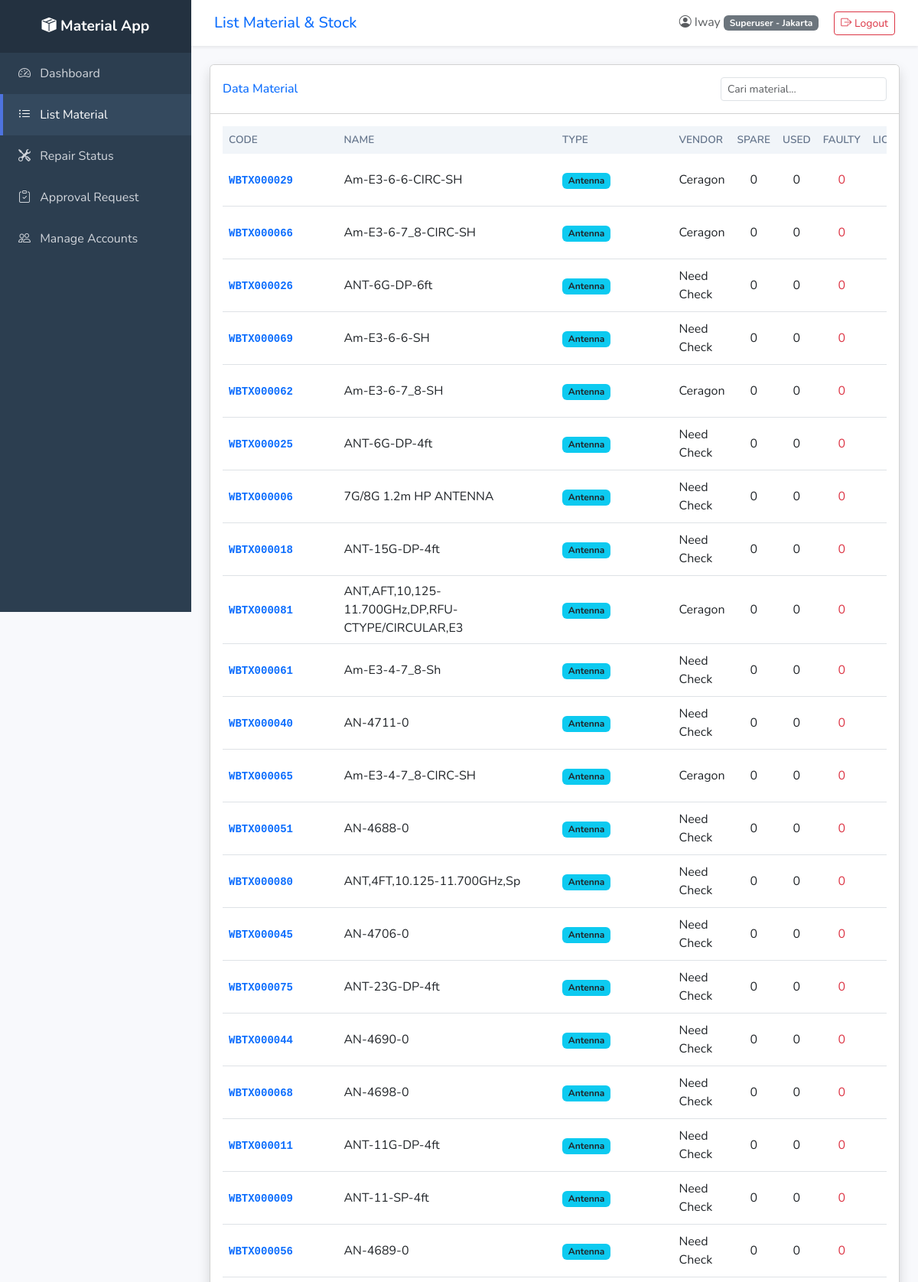
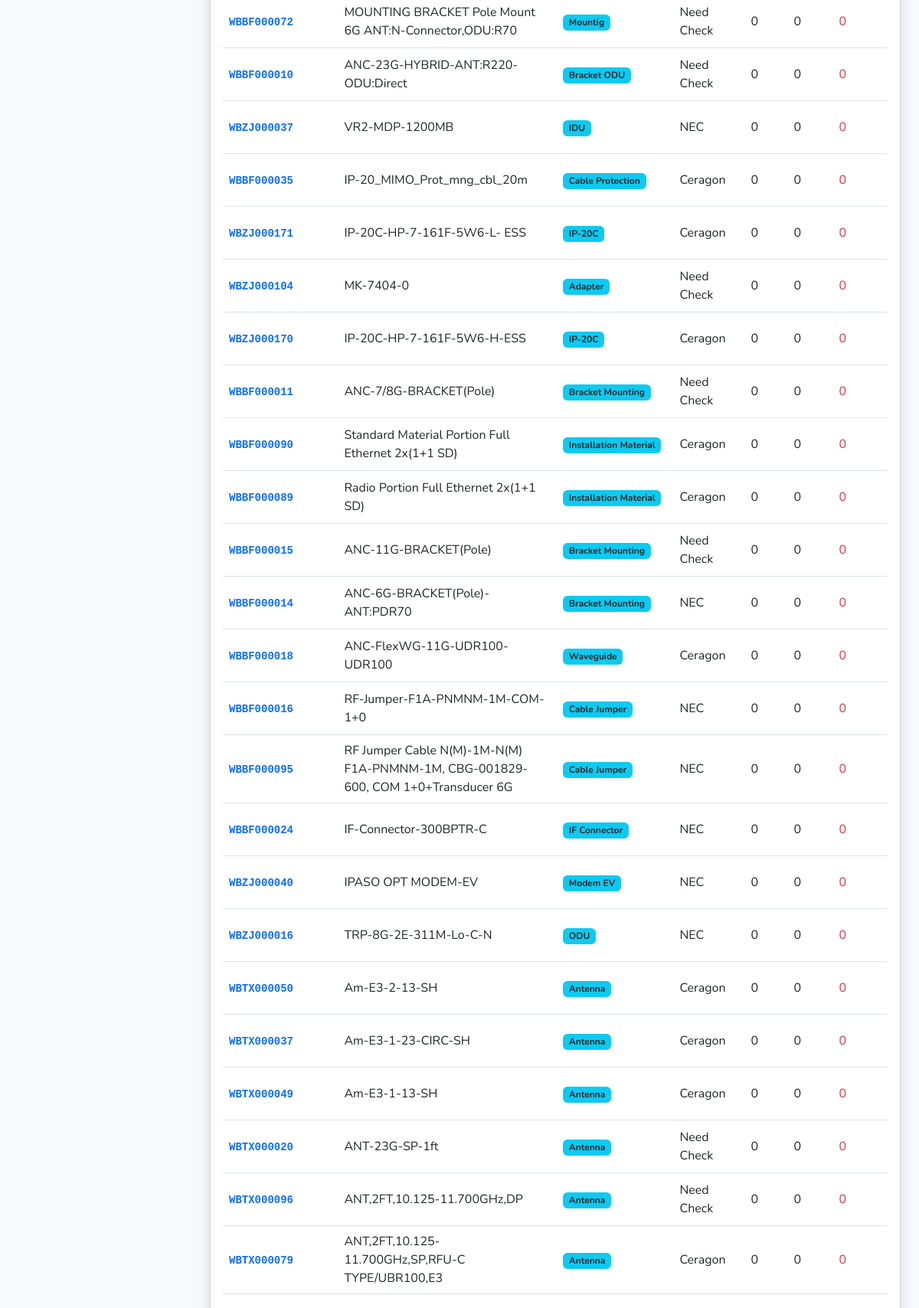
Page /materials (signed in, upper part) on the committed database (2 pictures, top to bottom).
### tables this page shows
CREATE TABLE materials (
        id INTEGER PRIMARY KEY AUTOINCREMENT,
        code TEXT, name TEXT, type TEXT, vendor TEXT,
        spare INTEGER DEFAULT 0, used INTEGER DEFAULT 0,
        faulty INTEGER DEFAULT 0, licensed INTEGER DEFAULT 0
    , remark TEXT, material_baru INTEGER DEFAULT 0, after_repair INTEGER DEFAULT 0);

### backend/routes.py (the view, shortened to what this page needs)
@main_bp.route('/materials')
@login_required
def materials():
    db = get_db()
    role = session['role']
    region = session['region']
    if role in ['Superuser', 'Jakarta']:
        mats = db.execute("SELECT * FROM materials").fetchall()
    return render_template('materials.html', mats=mats, role=role, region=region)

### backend/database.py (called while the page is built)
def get_db():
    db = getattr(g, '_database', None)
    if db is None:
        db = g._database = sqlite3.connect(DATABASE)
        db.row_factory = sqlite3.Row
    return db

### backend/routes.py (called while the page is built)
def login_required(f):
    @wraps(f)
    def decorated_function(*args, **kwargs):
        if 'user_id' not in session:
            return redirect(url_for('auth.login'))
        return f(*args, **kwargs)
    return decorated_function

### frontend/templates/materials.html (shortened to what this page needs)
{% extends 'base.html' %}
{% block page_title %}List Material & Stock{% endblock %}
{% block content %}
<div class="card shadow mb-4">
    <div class="card-header bg-white py-3 d-flex justify-content-between align-items-center">
        <h6 class="m-0 font-weight-bold text-primary">Data Material</h6>
        <input type="text" id="searchInput" class="form-control form-control-sm w-25" placeholder="Cari material...">
    </div>
    <div class="card-body">
        <div class="table-responsive">
            <table class="table table-hover align-middle" id="materialsTable">
                <thead>
                    <tr>
                        <th>Code</th>
                        <th>Name</th>
                        <th>Type</th>
                        <th>Vendor</th>
                        <th class="text-center">Spare</th>
                        <th class="text-center">Used</th>
                        <th class="text-center">Faulty</th>
                        <th class="text-center">Licensed</th>
                    </tr>
                </thead>
                <tbody>
                    {% for m in mats %}
                    <tr>
                        <td><code class="text-primary fw-bold">{{ m.code }}</code></td>
                        <td>{{ m.name }}</td>
                        <td><span class="badge bg-info text-dark">{{ m.type }}</span></td>
                        <td>{{ m.vendor }}</td>
                        <td class="text-center">{{ m.spare }}</td>
                        <td class="text-center">{{ m.used }}</td>
                        <td class="text-center text-danger">{{ m.faulty }}</td>
                        <td class="text-center text-warning">{{ m.licensed }}</td>
                    </tr>
                    {% endfor %}
                </tbody>
            </table>
        </div>
    </div>
</div>
{% endblock %}

### frontend/static/style.css (style rules this page uses)
:root { --primary-color: #4e73df; --sidebar-bg: #2c3e50; --sidebar-hover: #34495e; --content-bg: #f8f9fc; }
body { font-family: 'Nunito', 'Segoe UI', Tahoma, Geneva, Verdana, sans-serif; background-color: var(--content-bg); }
.table thead th { background-color: #f1f5f9; color: #64748b; border-bottom: none; font-weight: 600; text-transform: uppercase; font-size: 0.85rem; }

### rows in the picture
materials: code "WBTX000029", name "Am-E3-6-6-CIRC-SH", type "Antenna", vendor "Ceragon", spare "0", used "0", faulty "0"
materials: code "WBTX000066", name "Am-E3-6-7_8-CIRC-SH", type "Antenna", vendor "Ceragon", spare "0", used "0", faulty "0"
materials: code "WBTX000026", name "ANT-6G-DP-6ft", type "Antenna", vendor "Need Check", spare "0", used "0", faulty "0"
materials: code "WBTX000069", name "Am-E3-6-6-SH", type "Antenna", vendor "Need Check", spare "0", used "0", faulty "0"
materials: code "WBTX000062", name "Am-E3-6-7_8-SH", type "Antenna", vendor "Ceragon", spare "0", used "0", faulty "0"
materials: code "WBTX000025", name "ANT-6G-DP-4ft", type "Antenna", vendor "Need Check", spare "0", used "0", faulty "0"
materials: code "WBTX000006", name "7G/8G 1.2m HP ANTENNA", type "Antenna", vendor "Need Check", spare "0", used "0", faulty "0"
materials: code "WBTX000018", name "ANT-15G-DP-4ft", type "Antenna", vendor "Need Check", spare "0", used "0", faulty "0"
materials: code "WBTX000081", name "ANT,AFT,10,125-11.700GHz,DP,RFU-CTYPE/CIRCULAR,E3", type "Antenna", vendor "Ceragon", spare "0", used "0", faulty "0"
materials: code "WBTX000061", name "Am-E3-4-7_8-Sh", type "Antenna", vendor "Need Check", spare "0", used "0", faulty "0"
materials: code "WBTX000040", name "AN-4711-0", type "Antenna", vendor "Need Check", spare "0", used "0", faulty "0"
materials: code "WBTX000065", name "Am-E3-4-7_8-CIRC-SH", type "Antenna", vendor "Ceragon", spare "0", used "0", faulty "0"
materials: code "WBTX000051", name "AN-4688-0", type "Antenna", vendor "Need Check", spare "0", used "0", faulty "0"
materials: code "WBTX000080", name "ANT,4FT,10.125-11.700GHz,Sp", type "Antenna", vendor "Need Check", spare "0", used "0", faulty "0"
materials: code "WBTX000045", name "AN-4706-0", type "Antenna", vendor "Need Check", spare "0", used "0", faulty "0"
materials: code "WBTX000075", name "ANT-23G-DP-4ft", type "Antenna", vendor "Need Check", spare "0", used "0", faulty "0"
materials: code "WBTX000044", name "AN-4690-0", type "Antenna", vendor "Need Check", spare "0", used "0", faulty "0"
materials: code "WBTX000068", name "AN-4698-0", type "Antenna", vendor "Need Check", spare "0", used "0", faulty "0"
materials: code "WBTX000011", name "ANT-11G-DP-4ft", type "Antenna", vendor "Need Check", spare "0", used "0", faulty "0"
materials: code "WBTX000009", name "ANT-11-SP-4ft", type "Antenna", vendor "Need Check", spare "0", used "0", faulty "0"
materials: code "WBTX000056", name "AN-4689-0", type "Antenna", vendor "Need Check", spare "0", used "0", faulty "0"
materials: code "WBBF000072", name "MOUNTING BRACKET Pole Mount 6G ANT:N-Connector,ODU:R70", type "Mountig", vendor "Need Check", spare "0", used "0", faulty "0"
materials: code "WBBF000010", name "ANC-23G-HYBRID-ANT:R220-ODU:Direct", type "Bracket ODU", vendor "Need Check", spare "0", used "0", faulty "0"
materials: code "WBZJ000037", name "VR2-MDP-1200MB", type "IDU", vendor "NEC", spare "0", used "0", faulty "0"
materials: code "WBBF000035", name "IP-20_MIMO_Prot_mng_cbl_20m", type "Cable Protection", vendor "Ceragon", spare "0", used "0", faulty "0"
materials: code "WBZJ000171", name "IP-20C-HP-7-161F-5W6-L- ESS", type "IP-20C", vendor "Ceragon", spare "0", used "0", faulty "0"
materials: code "WBZJ000104", name "MK-7404-0", type "Adapter", vendor "Need Check", spare "0", used "0", faulty "0"
materials: code "WBZJ000170", name "IP-20C-HP-7-161F-5W6-H-ESS", type "IP-20C", vendor "Ceragon", spare "0", used "0", faulty "0"
materials: code "WBBF000011", name "ANC-7/8G-BRACKET(Pole)", type "Bracket Mounting", vendor "Need Check", spare "0", used "0", faulty "0"
materials: code "WBBF000090", name "Standard Material Portion Full Ethernet 2x(1+1 SD)", type "Installation Material", vendor "Ceragon", spare "0", used "0", faulty "0"
materials: code "WBBF000089", name "Radio Portion Full Ethernet 2x(1+1 SD)", type "Installation Material", vendor "Ceragon", spare "0", used "0", faulty "0"
materials: code "WBBF000015", name "ANC-11G-BRACKET(Pole)", type "Bracket Mounting", vendor "Need Check", spare "0", used "0", faulty "0"
materials: code "WBBF000014", name "ANC-6G-BRACKET(Pole)-ANT:PDR70", type "Bracket Mounting", vendor "NEC", spare "0", used "0", faulty "0"
materials: code "WBBF000018", name "ANC-FlexWG-11G-UDR100-UDR100", type "Waveguide", vendor "Ceragon", spare "0", used "0", faulty "0"
materials: code "WBBF000016", name "RF-Jumper-F1A-PNMNM-1M-COM-1+0", type "Cable Jumper", vendor "NEC", spare "0", used "0", faulty "0"
materials: code "WBBF000095", name "RF Jumper Cable N(M)-1M-N(M) F1A-PNMNM-1M, CBG-001829-600, COM 1+0+Transducer 6G", type "Cable Jumper", vendor "NEC", spare "0", used "0", faulty "0"
materials: code "WBBF000024", name "IF-Connector-300BPTR-C", type "IF Connector", vendor "NEC", spare "0", used "0", faulty "0"
materials: code "WBZJ000040", name "IPASO OPT MODEM-EV", type "Modem EV", vendor "NEC", spare "0", used "0", faulty "0"
materials: code "WBZJ000016", name "TRP-8G-2E-311M-Lo-C-N", type "ODU", vendor "NEC", spare "0", used "0", faulty "0"
materials: code "WBTX000050", name "Am-E3-2-13-SH", type "Antenna", vendor "Ceragon", spare "0", used "0", faulty "0"
materials: code "WBTX000037", name "Am-E3-1-23-CIRC-SH", type "Antenna", vendor "Ceragon", spare "0", used "0", faulty "0"
materials: code "WBTX000049", name "Am-E3-1-13-SH", type "Antenna", vendor "Ceragon", spare "0", used "0", faulty "0"
materials: code "WBTX000020", name "ANT-23G-SP-1ft", type "Antenna", vendor "Need Check", spare "0", used "0", faulty "0"
materials: code "WBTX000096", name "ANT,2FT,10.125-11.700GHz,DP", type "Antenna", vendor "Need Check", spare "0", used "0", faulty "0"
materials: code "WBTX000079", name "ANT,2FT,10.125-11.700GHz,SP,RFU-C TYPE/UBR100,E3", type "Antenna", vendor "Ceragon", spare "0", used "0", faulty "0"

### other values in the picture
{{ session.get('username') }} "Iway"
{{ session.get('role') }} "Superuser"
{{ session.get('region') }} "Jakarta"
